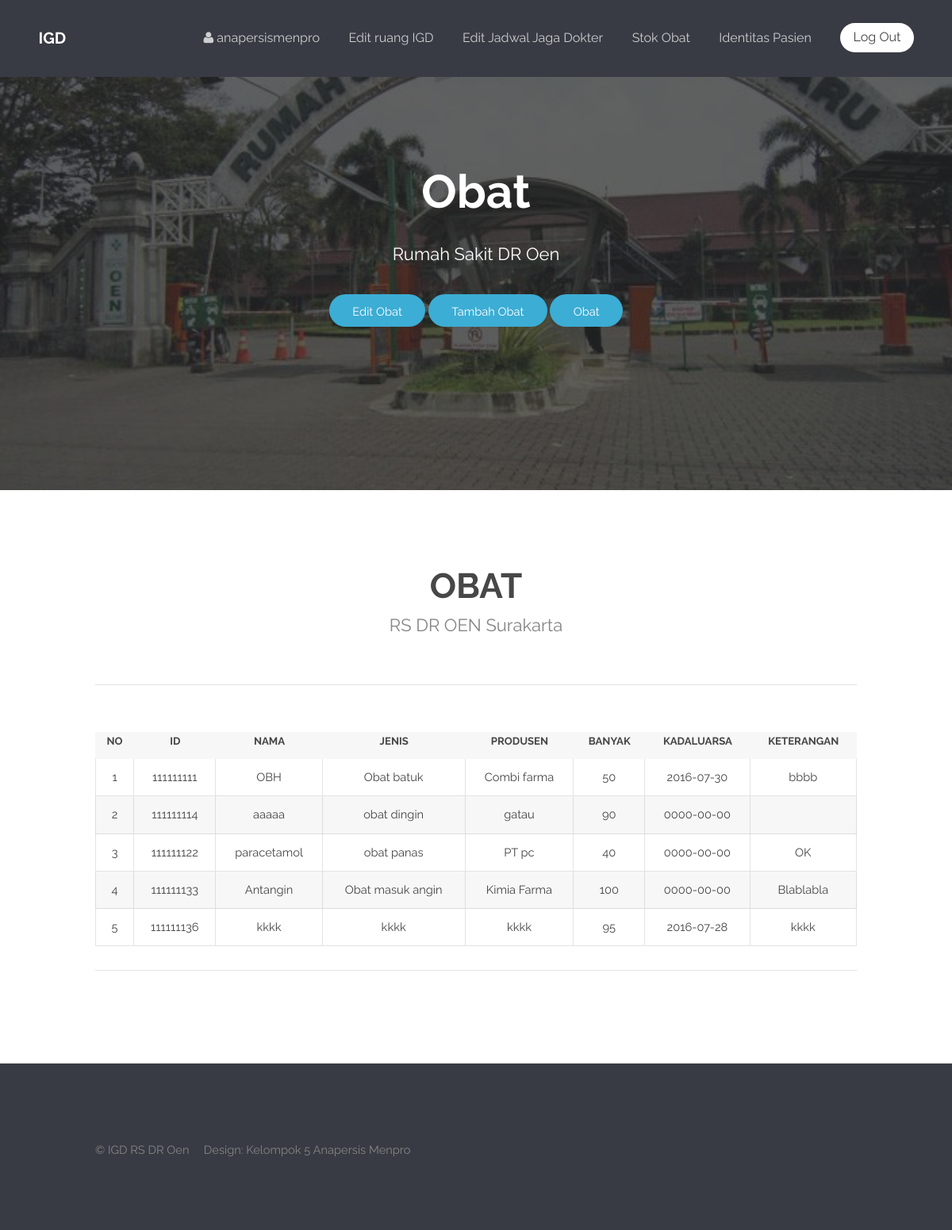
/stokObat.php (signed in), run on the app's committed database.
### tables this page shows
CREATE TABLE IF NOT EXISTS `stokobat` (
`id` int(10) NOT NULL,
  `nama` varchar(30) NOT NULL,
  `jenis` varchar(30) NOT NULL,
  `produsen` varchar(40) NOT NULL,
  `banyak` int(4) NOT NULL,
  `kadaluarsa` date NOT NULL,
  `keterangan` varchar(50) NOT NULL
);

### stokObat.php (the view, shortened to what this page needs)
<?php
    include('konek.php');
	if(!isset($_SESSION['login_user'])){
		echo"<script>alert('hanya admin yang boleh mengakses halaman ini');history.go(-1);</script>";
	} else {
?>
<!DOCTYPE html>
<html lang="en">
	<head>
	</head>
	  <body data-spy="scroll" data-offset="0" data-target="#navbar-main">
			<header id="header" style="position: fixed;">
				<?php
					include "pecah/headerTopAdmin.php";
				?>
			</header>
			<section id="banner">
				<h2>Obat</h2>
				<p>Rumah Sakit DR Oen</p>
				<ul class="actions">
					<li>
						<a href="editObat.php" class="smoothScroll button medium">Edit Obat</a>
						<a href="tambahObat.php" class="smoothScroll button medium">Tambah Obat</a>
						<a href="#tampilkanObat" class="smoothScroll button medium">Obat</a>
					</li>
				</ul>
			</section>
			<section id="tampilkanObat" class="wrapper style2 special">
				<div class="container">
					<header class="major">
						<h2>OBAT</h2>
						<p>RS DR OEN Surakarta</p>
					</header>
					<section class="profiles">
		                    <table class ="alt">
		                    <tbody>
		                        <tr>
		                            <th><center>NO</th></center>
		                            <th><center>ID</th></center>
		                            <th><center>NAMA</th></center>
		                            <th><center>JENIS</th></center>
		                            <th><center>PRODUSEN</th></center>
		                            <th><center>BANYAK</th></center>
		                            <th><center>KADALUARSA</th></center>
		                            <th><center>KETERANGAN</th></center>
		                        </tr>
                    <?php
                        $sql="select id, Nama, jenis, produsen, banyak, kadaluarsa, keterangan from stokObat";
                        $hasil = $conn->query( $sql );
                        $no=1;
                        if( $hasil->num_rows>0 ) {
	                        while($row = $hasil->fetch_assoc()){
                    ?>
		                        <tr class="active">
		                            <td><?php echo $no++; ?></td>
		                            <td><?php echo $row['id'] ?></td>
		                            <td><?php echo $row['Nama'] ?></td>
		                            <td><?php echo $row['jenis'] ?></td>
		                            <td><?php echo $row['produsen'] ?></td>
		                            <td><?php echo $row['banyak'] ?></td>
		                            <td><?php echo $row['kadaluarsa'] ?></td>
		                            <td><?php echo $row['keterangan'] ?></td>
		                        </tr>
                        <?php
                            }
                        }
                        ?>
                        </table>
					</section>
				</div>
			</section>
		<footer id="footer">
			<?php
				include "pecah/footer.php";
			?>
		</footer>
	</body>
</html>
<?php
	}
?>

### css/style.css (style rules this page uses)
body { background: #fff; }
body, input, select, textarea { color: #444; font-family: "Raleway", Helvetica, sans-serif; font-size: 13pt; font-weight: 400; line-height: 1.65em; }
a { color: #383b43; text-decoration: none; }
p { margin: 0 0 2em 0; }
h1, h2, h3, h4, h5, h6 { color: #474747; font-weight: 700; line-height: 1em; margin: 0 0 1em 0; }
h2 { font-size: 1.75em; line-height: 1.5em; }
section.special, article.special { text-align: center; }
header p { color: #858585; position: relative; margin: 0 0 1.5em 0; }
header h2 + p { font-size: 1.25em; margin-top: -1em; line-height: 1.5em; }
header.major { text-align: center; margin-bottom: 4em; }
header.major h2 { font-size: 3em; margin-bottom: 0.5em; }
header.major p { font-size: 1.5em; }
ul { list-style: disc; margin: 0 0 2em 0; padding-left: 1em; }
ul li { padding-left: 0.5em; }
ul.actions { cursor: default; list-style: none; padding-left: 0; }
ul.actions li { display: inline-block; padding: 0 1em 0 0; vertical-align: middle; }
ul.actions li:last-child { padding-right: 0; }
table { margin: 0 0 2em 0; width: 100%; }
table tbody tr { border: solid 1px rgba(144, 144, 144, 0.25); border-left: 0; border-right: 0; }
table tbody tr:nth-child(2n + 1) { background-color: rgba(144, 144, 144, 0.075); }
table td { padding: 0.75em 0.75em; }
table th { color: #474747; font-size: 0.9em; font-weight: 700; padding: 0 0.75em 0.75em 0.75em; text-align: left; }
table.alt { border-collapse: separate; }
table.alt tbody tr td { border: solid 1px rgba(144, 144, 144, 0.25); border-left-width: 0; border-top-width: 0; }
table.alt tbody tr td:first-child { border-left-width: 1px; }
input[type="submit"], input[type="reset"], input[type="button"], .button { -moz-appearance: none; -webkit-appearance: none; -o-appearance: none; -ms-appearance: none; appearance: none; -moz-transition: background-color 0.2s ease-in-out, color 0.2s ease-in-out; -webkit-transition: background-color 0.2s ease-in-out, color 0.2s ease-in-out; -o-transition: background-color 0.2s ease-in-out, color 0.2s ease-in-out; -ms-transition: background-color 0.2s ease-in-out, color 0.2s ease-in-out; transition: background-color 0.2s ease-in-out, color 0.2s ease-in-out; background-color: #3cadd4; border-radius: 30px; border: 0; color: #ffffff !important; cursor: pointer; display: inline-block; font-weight: 400; height: 2.85em; line-height: 2.95em; padding: 0 2em; text-align: center; text-decoration: none; white-space: nowrap; }
#header { background-color: #383b43; color: #ffffff; cursor: default; font-size: 1.1em; height: 6em; line-height: 6em; width: 100%; z-index: 10000; }
#banner { background-image: url(../images/dark_tint.png), url(../images/drOen2.jpg); background-position: center center; background-size: cover; color: #ffffff; padding: 14em 0em 14em; text-align: center; }
#banner :last-child { margin-bottom: 0; }
#banner h2 { color: #ffffff; font-size: 4em; line-height: 1.25em; margin: 0 0 0.5em 0; padding: 0; }
#banner p { font-size: 1.5em; margin-bottom: 1.75em; }
.wrapper { padding: 6em 0em 4em; }
.wrapper.style2 .profiles { border-bottom: 1px solid rgba(144, 144, 144, 0.25); border-top: 1px solid rgba(144, 144, 144, 0.25); margin-bottom: 4em; padding-top: 4em; }
#footer { background: #383b43; padding: 6em 0em 4em; }

### css/style-xlarge.css (style rules this page uses)
body, input, select, textarea { font-size: 11pt; }

### data on the page
stokobat: id "111111111", nama "OBH", jenis "Obat batuk", produsen "Combi farma", banyak "50", kadaluarsa "2016-07-30", keterangan "bbbb"
stokobat: id "111111114", nama "aaaaa", jenis "obat dingin", produsen "gatau", banyak "90", kadaluarsa "0000-00-00"
stokobat: id "111111122", nama "paracetamol", jenis "obat panas", produsen "PT pc", banyak "40", kadaluarsa "0000-00-00", keterangan "OK"
stokobat: id "111111133", nama "Antangin", jenis "Obat masuk angin", produsen "Kimia Farma", banyak "100", kadaluarsa "0000-00-00", keterangan "Blablabla"
stokobat: id "111111136", nama "kkkk", jenis "kkkk", produsen "kkkk", banyak "95", kadaluarsa "2016-07-28", keterangan "kkkk"

### other printed values
$_SESSION['login_user'] "anapersismenpro"
